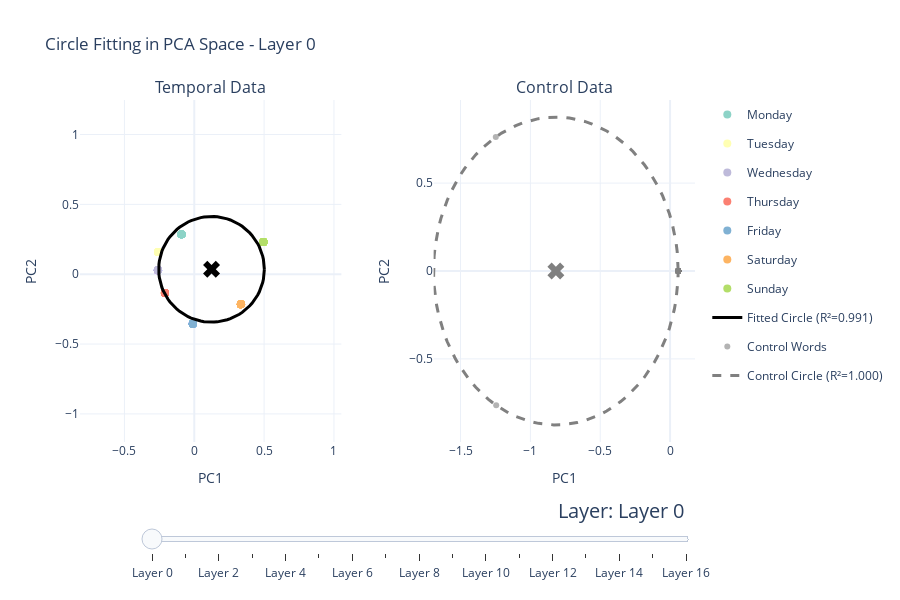

The cell this chart's notebook holds for it:
### Code cell
def create_interactive_circle_visualization(
    temporal_pca_results: Dict,
    control_pca_results: Dict,
    temporal_labels: List,
    temporal_summary: pd.DataFrame,
    control_summary: pd.DataFrame,
    space_type: str = "PCA"
):
    """
    Create interactive visualization with layer selection for circle fitting results.
    
    Args:
        temporal_pca_results: PCA results for temporal data
        control_pca_results: PCA results for control data
        temporal_labels: Labels for temporal data points
        temporal_summary: Summary statistics for temporal data
        control_summary: Summary statistics for control data
        space_type: "PCA" or "Original" for display purposes
    """
    
    # Get list of layers
    layers = sorted(temporal_pca_results.keys())
    
    # Create figure with subplots
    fig = make_subplots(
        rows=1, cols=2,
        subplot_titles=("Temporal Data", "Control Data"),
        specs=[[{"type": "scatter"}, {"type": "scatter"}]],
        horizontal_spacing=0.15
    )
    
    # Days of week for coloring
    days_names = ['Monday', 'Tuesday', 'Wednesday', 'Thursday', 'Friday', 'Saturday', 'Sunday']
    days_colors = px.colors.qualitative.Set3[:7]
    
    # Add traces for each layer
    for layer_idx in layers:
        # Temporal data
        temp_pca = temporal_pca_results[layer_idx]['pca_transformed']
        temp_center = temporal_pca_results[layer_idx]['center']
        temp_radius = temporal_pca_results[layer_idx]['radius']
        temp_r2 = temporal_summary[temporal_summary['layer'] == layer_idx]['pca_r2'].values[0]
        
        # Add temporal data points by day
        for day in range(7):
            mask = [label == day for label in temporal_labels]
            day_points = temp_pca[mask]
            
            fig.add_trace(
                go.Scatter(
                    x=day_points[:, 0],
                    y=day_points[:, 1],
                    mode='markers',
                    name=days_names[day],
                    marker=dict(color=days_colors[day], size=8),
                    showlegend=(layer_idx == layers[0]),  # Only show legend for first layer
                    visible=(layer_idx == layers[0]),  # Only first layer visible initially
                    legendgroup=f"day_{day}",
                    hovertemplate=f"{days_names[day]}<br>PC1: %{{x:.3f}}<br>PC2: %{{y:.3f}}<extra></extra>"
                ),
                row=1, col=1
            )
        
        # Add temporal fitted circle
        theta = np.linspace(0, 2*np.pi, 100)
        circle_x = temp_center[0] + temp_radius * np.cos(theta)
        circle_y = temp_center[1] + temp_radius * np.sin(theta)
        
        fig.add_trace(
            go.Scatter(
                x=circle_x,
                y=circle_y,
                mode='lines',
                name=f'Fitted Circle (R²={temp_r2:.3f})',
                line=dict(color='black', width=3),
                showlegend=(layer_idx == layers[0]),
                visible=(layer_idx == layers[0]),
                hovertemplate=f"Temporal Circle<br>R²={temp_r2:.3f}<br>Radius={temp_radius:.3f}<extra></extra>"
            ),
            row=1, col=1
        )
        
        # Add center point
        fig.add_trace(
            go.Scatter(
                x=[temp_center[0]],
                y=[temp_center[1]],
                mode='markers',
                marker=dict(symbol='x', size=15, color='black'),
                name='Center',
                showlegend=False,
                visible=(layer_idx == layers[0]),
                hovertemplate=f"Center<br>PC1: {temp_center[0]:.3f}<br>PC2: {temp_center[1]:.3f}<extra></extra>"
            ),
            row=1, col=1
        )
        
        # Control data
        ctrl_pca = control_pca_results[layer_idx]['pca_transformed']
        ctrl_center = control_pca_results[layer_idx]['center']
        ctrl_radius = control_pca_results[layer_idx]['radius']
        ctrl_r2 = control_summary[control_summary['layer'] == layer_idx]['pca_r2'].values[0]
        
        # Add control data points
        fig.add_trace(
            go.Scatter(
                x=ctrl_pca[:, 0],
                y=ctrl_pca[:, 1],
                mode='markers',
                name='Control Words',
                marker=dict(color='gray', size=6, opacity=0.6),
                showlegend=(layer_idx == layers[0]),
                visible=(layer_idx == layers[0]),
                hovertemplate="Control Word<br>PC1: %{x:.3f}<br>PC2: %{y:.3f}<extra></extra>"
            ),
            row=1, col=2
        )
        
        # Add control fitted circle
        ctrl_circle_x = ctrl_center[0] + ctrl_radius * np.cos(theta)
        ctrl_circle_y = ctrl_center[1] + ctrl_radius * np.sin(theta)
        
        fig.add_trace(
            go.Scatter(
                x=ctrl_circle_x,
                y=ctrl_circle_y,
                mode='lines',
                name=f'Control Circle (R²={ctrl_r2:.3f})',
                line=dict(color='gray', width=3, dash='dash'),
                showlegend=(layer_idx == layers[0]),
                visible=(layer_idx == layers[0]),
                hovertemplate=f"Control Circle<br>R²={ctrl_r2:.3f}<br>Radius={ctrl_radius:.3f}<extra></extra>"
            ),
            row=1, col=2
        )
        
        # Add control center
        fig.add_trace(
            go.Scatter(
                x=[ctrl_center[0]],
                y=[ctrl_center[1]],
                mode='markers',
                marker=dict(symbol='x', size=15, color='gray'),
                showlegend=False,
                visible=(layer_idx == layers[0]),
                hovertemplate=f"Center<br>PC1: {ctrl_center[0]:.3f}<br>PC2: {ctrl_center[1]:.3f}<extra></extra>"
            ),
            row=1, col=2
        )
    
    # Calculate number of traces per layer
    traces_per_layer = 7 + 2 + 3  # 7 days + 2 temporal traces (circle, center) + 3 control traces (points, circle, center)
    
    # Create slider steps
    steps = []
    for i, layer_idx in enumerate(layers):
        step = dict(
            method="update",
            args=[{"visible": [False] * len(fig.data)},
                  {"title": f"Circle Fitting in {space_type} Space - Layer {layer_idx}"}],
            label=f"Layer {layer_idx}"
        )
        
        # Make traces for this layer visible
        for j in range(traces_per_layer):
            step["args"][0]["visible"][i * traces_per_layer + j] = True
        
        steps.append(step)
    
    # Add slider
    sliders = [dict(
        active=0,
        yanchor="top",
        xanchor="left",
        currentvalue=dict(
            font=dict(size=20),
            prefix="Layer: ",
            visible=True,
            xanchor="right"
        ),
        transition=dict(duration=300, easing="cubic-in-out"),
        pad=dict(b=10, t=50),
        len=0.9,
        x=0.1,
        y=0,
        steps=steps
    )]
    
    # Update layout
    fig.update_layout(
        sliders=sliders,
        title=f"Circle Fitting in {space_type} Space - Layer 0",
        height=600,
        showlegend=True,
        hovermode='closest',
        template='plotly_white'
    )
    
    # Update axes
    fig.update_xaxes(title_text="PC1", row=1, col=1, scaleanchor="y", scaleratio=1)
    fig.update_yaxes(title_text="PC2", row=1, col=1)
    fig.update_xaxes(title_text="PC1", row=1, col=2, scaleanchor="y", scaleratio=1)
    fig.update_yaxes(title_text="PC2", row=1, col=2)
    
    return fig

# Create interactive visualization for PCA space
fig_pca = create_interactive_circle_visualization(
    temporal_pca_results,
    control_pca_results,
    temporal_labels,
    temporal_summary,
    control_summary,
    space_type="PCA"
)

# Save as HTML
fig_pca.write_html('../html/circle_fitting_interactive_pca.html')
print("Saved interactive PCA visualization to ../html/circle_fitting_interactive_pca.html")

# Display in notebook
fig_pca.show()
